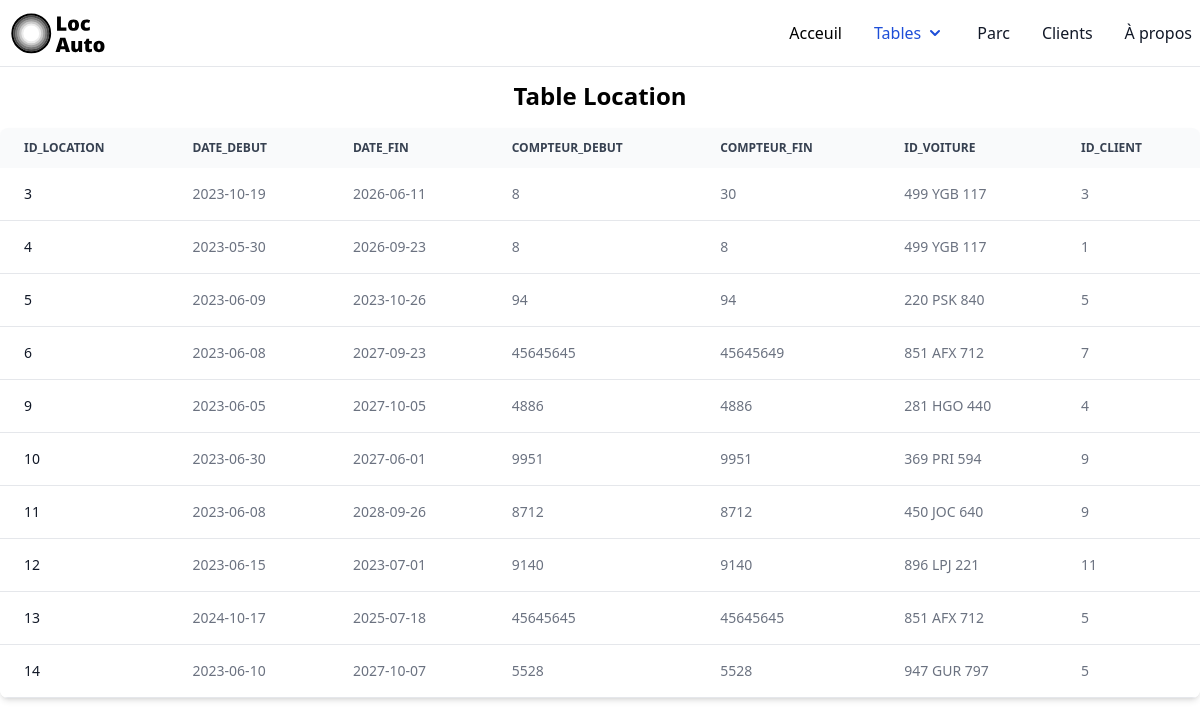
Screenshot of /views/Locauto/location.php with the database file from the repository.
### tables this page shows
CREATE TABLE `Location` (
  `id_location` int(11) NOT NULL,
  `date_debut` date NOT NULL,
  `date_fin` date NOT NULL,
  `compteur_debut` int(11) NOT NULL,
  `compteur_fin` int(11) NOT NULL,
  `id_voiture` varchar(50) NOT NULL,
  `id_client` int(11) NOT NULL
);

CREATE TABLE `Voiture` (
  `immatriculation` varchar(50) NOT NULL,
  `compteur` int(11) NOT NULL,
  `id_modele` int(11) NOT NULL
);

CREATE TABLE `Client` (
  `id_client` int(11) NOT NULL,
  `nom` varchar(50) NOT NULL,
  `prenom` varchar(50) NOT NULL,
  `adresse` varchar(50) NOT NULL,
  `id_type_client` int(11) NOT NULL
);

### phpFiles/tools/biblio.php (called while the page is built, shortened)
<?php
function connexionDatabase(): mysqli
{
    return new mysqli(SERVEUR, LOGIN, MDP, BD);
}
?>

### phpFiles/DAO/LocationDao.php (called while the page is built, shortened)
<?php
require_once "../../phpFiles/DAO/VoitureDao.php";
require_once "../../phpFiles/DAO/ClientDao.php";
require_once "../../phpFiles/DAO/OptionDao.php";
require_once "../../phpFiles/tools/biblio.php";
class LocationDao
{
    private static LocationDao $instance;
    private $connexion;
    private function __construct()
    {
        $this->connexion = connexionDatabase();
    }
    public static function getInstance(): LocationDao
    {
        if (!isset(self::$instance)) {
            self::$instance = new LocationDao();
        }
        return self::$instance;
    }
    public function dictToObj($data): LocationClass
    {
        $DaoVoiture = VoitureDao::getInstance();
        $DaoClient = ClientDao::getInstance();
        $DaoOption = OptionDao::getInstance();
        $request_opt =
            "SELECT * FROM Choix_options WHERE id_location=" .
            $data->id_location;
        $request_result_opt = mysqli_query($this->connexion, $request_opt);
        $option = [];
        while ($ligne_opt = mysqli_fetch_object($request_result_opt)) {
            $option[] = $DaoOption->getObjById($ligne_opt->id_option);
        }
        $voiture = $DaoVoiture->getObjById($data->id_voiture);
        $client = $DaoClient->getObjById($data->id_client);
        return new LocationClass(
            $data->id_location,
            $data->date_debut,
            $data->date_fin,
            $data->compteur_debut,
            $data->compteur_fin,
            $voiture,
            $client,
            $option
        );
    }
    public function getAllObj(): array
    {
        $allObj = array();
        $request = "SELECT * FROM Location";
        $request_result = mysqli_query($this->connexion, $request);
        while ($data = mysqli_fetch_object($request_result)) {
            $allObj[] = $this->dictToObj($data);
        }
        return $allObj;
    }
}
?>

### phpFiles/DAO/VoitureDao.php (called while the page is built, shortened)
<?php
require_once "../../phpFiles/DAO/LocationDao.php";
require_once "../../phpFiles/DAO/ModeleDao.php";
require_once "../../phpFiles/tools/biblio.php";
class VoitureDao
{
    private static VoitureDAO $instance;
    private mysqli $connexion;
    private function __construct()
    {
        $this->connexion = connexionDatabase();
    }
    public static function getInstance(): VoitureDao
    {
        if (!isset(self::$instance)) {
            self::$instance = new VoitureDao();
        }
        return self::$instance;
    }
    public function dictToObj($data): VoitureClass
    {
        $DaoModele = ModeleDao::getInstance();
        $modele = $DaoModele->getObjById($data->id_modele);
        return new VoitureClass(
            $data->immatriculation,
            $data->compteur,
            $modele
        );
    }
    public function getObjById($id): ?VoitureClass
    {
        $request = "SELECT * FROM Voiture WHERE immatriculation='$id'";
        $request_result = mysqli_query($this->connexion, $request);
        $data = mysqli_fetch_object($request_result);
        if ($data != null) {
            return $this->dictToObj($data);
        } else {
            return null;
        }
    }
}
?>

### phpFiles/DAO/ClientDao.php (called while the page is built, shortened)
<?php
require_once "../../phpFiles/DAO/LocationDao.php";
require_once "../../phpFiles/tools/biblio.php";
class ClientDao
{
    private static ClientDao $instance;
    public static function getInstance(): ClientDao
    {
        if (!isset(self::$instance)) {
            self::$instance = new ClientDao();
        }
        return self::$instance;
    }
}
?>

### phpFiles/DAO/OptionDao.php (called while the page is built, shortened)
<?php
require_once "../../phpFiles/tools/biblio.php";
class OptionDao
{
    private static OptionDao $instance;
    private mysqli $connexion;
    private function __construct()
    {
        $this->connexion = connexionDatabase();
    }
    public static function getInstance(): OptionDao
    {
        if (!isset(self::$instance)) {
            self::$instance = new OptionDao();
        }
        return self::$instance;
    }
    public function dictToObj($data): OptionClass
    {
        return new OptionClass($data->id_option, $data->libelle, $data->prix);
    }
    public function getObjById($id): ?OptionClass
    {
        $request = "SELECT * FROM Option WHERE id_option=$id";
        $request_result = mysqli_query($this->connexion, $request);
        $data = mysqli_fetch_object($request_result);
        if ($data != null) {
            return $this->dictToObj($data);
        } else {
            return null;
        }
    }
}
?>

### phpFiles/DAO/ModeleDao.php (called while the page is built, shortened)
<?php
require_once "../../phpFiles/DAO/MarqueDao.php";
require_once "../../phpFiles/DAO/CategorieDao.php";
require_once "../../phpFiles/tools/biblio.php";
class ModeleDao
{
    private static ModeleDao $instance;
    private $connexion;
    private function __construct()
    {
        $this->connexion = connexionDatabase();
    }
    public static function getInstance(): ModeleDao
    {
        if (!isset(self::$instance)) {
            self::$instance = new ModeleDao();
        }
        return self::$instance;
    }
    public function dictToObj($data): ModeleClass
    {
        $DaoMarque = MarqueDao::getInstance();
        $DaoCategorie = CategorieDao::getInstance();
        $marque = $DaoMarque->getObjById($data->id_marque);
        $categorie = $DaoCategorie->getObjById($data->id_categorie);
        return new ModeleClass(
            $data->id_modele,
            $data->libelle,
            $data->image,
            $marque,
            $categorie
        );
    }
    public function getObjById($id): ?ModeleClass
    {
        $request = "SELECT * FROM Modele WHERE id_modele=$id";
        $request_result = mysqli_query($this->connexion, $request);
        $data = mysqli_fetch_object($request_result);
        if ($data != null) {
            return $this->dictToObj($data);
        } else {
            return null;
        }
    }
}
?>

### phpFiles/DAO/MarqueDao.php (called while the page is built, shortened)
<?php
require_once "../../phpFiles/tools/biblio.php";
class MarqueDao
{
    private static MarqueDao $instance;
    private $connexion;
    private function __construct()
    {
        $this->connexion = connexionDatabase();
    }
    public static function getInstance(): MarqueDao
    {
        if (!isset(self::$instance)) {
            self::$instance = new MarqueDao();
        }
        return self::$instance;
    }
    public function dictToObj($data): MarqueClass
    {
        return new MarqueClass($data->id_marque, $data->libelle);
    }
    public function getObjById($id): ?MarqueClass
    {
        $request = "SELECT * FROM Marque WHERE id_marque=$id";
        $request_result = mysqli_query($this->connexion, $request);
        $data = mysqli_fetch_object($request_result);
        if ($data != null) {
            return $this->dictToObj($data);
        } else {
            return null;
        }
    }
}
?>

### phpFiles/DAO/CategorieDao.php (called while the page is built, shortened)
<?php
require_once "../../phpFiles/tools/biblio.php";
class CategorieDao
{
    private static CategorieDao $instance;
    private $connexion;
    private function __construct()
    {
        $this->connexion = connexionDatabase();
    }
    public static function getInstance(): CategorieDao
    {
        if (!isset(self::$instance)) {
            self::$instance = new CategorieDao();
        }
        return self::$instance;
    }
    public function dictToObj($data): CategorieClass
    {
        return new CategorieClass(
            $data->id_categorie,
            $data->libelle,
            $data->prix
        );
    }
    public function getObjById($id): ?CategorieClass
    {
        $request = "SELECT * FROM Categorie WHERE id_categorie='$id'";
        $request_result = mysqli_query($this->connexion, $request);
        $data = mysqli_fetch_object($request_result);
        if ($data != null) {
            return $this->dictToObj($data);
        } else {
            return null;
        }
    }
}
?>

### views/Locauto/location.php (the view, shortened to what this page needs)
<?php
include "../../phpFiles/DAO/LocationDao.php";
include "../../phpFiles/widgets/html-part.php";
$DaoLocation = LocationDao::getInstance();
$allLocation = $DaoLocation->getAllObj();
echo '<h1 class="font font-bold text-gre-900 text-2xl py-4 flex justify-center">Table Location</h1>';
foreach ($allLocation as $location) {
    echo '<tr class="bg-white border-b hover:bg-gray-50">
<th scope="row" class="px-6 py-4 font-medium text-gray-900 whitespace-nowrap ">' .
        $location->getId() .
        "</th>";
    echo '<td class="px-6 py-4">' . $location->getDate_debut() . "</td>";
    echo '<td class="px-6 py-4">' . $location->getDate_fin() . "</td>";
    echo '<td class="px-6 py-4">' . $location->getCompteur_debut() . "</td>";
    echo '<td class="px-6 py-4">' . $location->getCompteur_fin() . "</td>";
    echo '<td class="px-6 py-4">' .
        $location->getVoiture()->getImmatriculation() .
        "</td>";
    echo '<td class="px-6 py-4">' .
        $location->getClient()->getId() .
        "</td>
</tr>";
}
?>

### rows the page displays
location: Id "3", date_debut "2023-10-19", date_fin "2026-06-11", compteur_debut "8", compteur_fin "30", id_voiture.immatriculation "499 YGB 117"
location: id_location "4", date_debut "2023-05-30", date_fin "2026-09-23", compteur_debut "8", compteur_fin "8", id_voiture.immatriculation "499 YGB 117", id_client.id_client "1"
location: id_location "5", date_debut "2023-06-09", date_fin "2023-10-26", compteur_debut "94", compteur_fin "94", id_voiture.immatriculation "220 PSK 840", id_client.id_client "5"
location: id_location "6", date_debut "2023-06-08", date_fin "2027-09-23", compteur_debut "45645645", compteur_fin "45645649", id_voiture.immatriculation "851 AFX 712", id_client.id_client "7"
location: id_location "9", date_debut "2023-06-05", date_fin "2027-10-05", compteur_debut "4886", compteur_fin "4886", id_voiture.immatriculation "281 HGO 440", id_client.id_client "4"
location: id_location "10", date_debut "2023-06-30", date_fin "2027-06-01", compteur_debut "9951", compteur_fin "9951", id_voiture.immatriculation "369 PRI 594", id_client.id_client "9"
location: id_location "11", date_debut "2023-06-08", date_fin "2028-09-26", compteur_debut "8712", compteur_fin "8712", id_voiture.immatriculation "450 JOC 640", id_client.id_client "9"
location: id_location "12", date_debut "2023-06-15", date_fin "2023-07-01", compteur_debut "9140", compteur_fin "9140", id_voiture.immatriculation "896 LPJ 221", id_client.id_client "11"
location: id_location "13", date_debut "2024-10-17", date_fin "2025-07-18", compteur_debut "45645645", compteur_fin "45645645", id_voiture.immatriculation "851 AFX 712", id_client.id_client "5"
location: id_location "14", date_debut "2023-06-10", date_fin "2027-10-07", compteur_debut "5528", compteur_fin "5528", id_voiture.immatriculation "947 GUR 797", id_client.id_client "5"

### other values shown
$name "ID_LOCATION"
$name "DATE_DEBUT"
$name "DATE_FIN"
$name "COMPTEUR_DEBUT"
$name "COMPTEUR_FIN"
$name "ID_VOITURE"
$name "ID_CLIENT"
